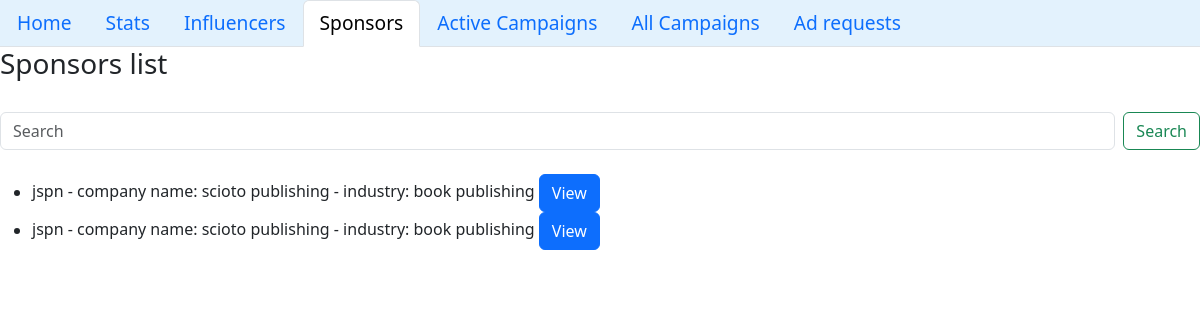
The app's page /dash/1/sponsors, older data.
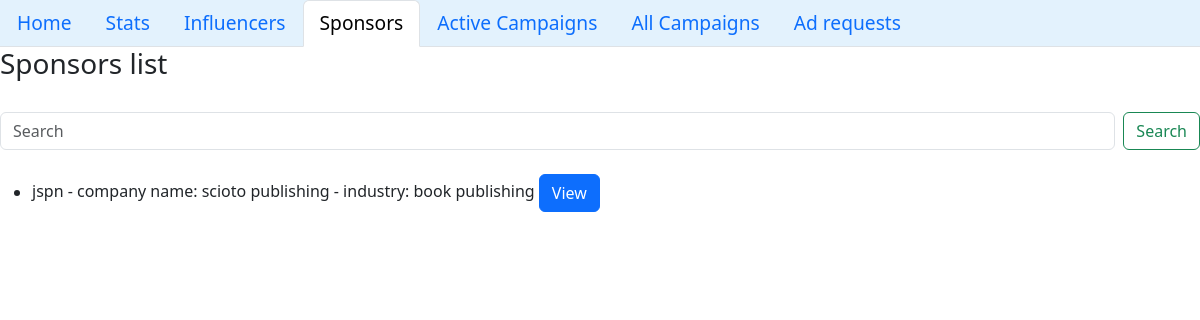
The same page, newer data.
### models.py (models this page shows)
class Sponsor(db.Model):
    __tablename__ = "sponsor_user_info"
    user_id = db.Column(db.Integer, primary_key = True, autoincrement = True)
    user_name = db.Column(db.String, nullable = False)
    email =  db.Column(db.String, nullable = False)
    fname = db.Column(db.String, nullable = False)
    password = db.Column(db.String, nullable = False)
    link =  db.Column(db.String, nullable = False)
    cname =  db.Column(db.Integer, nullable = False)
    industry =  db.Column(db.String, nullable = False)
    sp_requests=db.relationship("Sponsor_Requests",backref="sponsor_user_info")
    campaigns=db.relationship("Campaigns",backref="sponsor_user_info")
    in_requests=db.relationship("Influencer_Requests",backref="sponsor_user_info")

### app.py (the view)
@app.route('/dash/<int:uid>/sponsors')
def admin_sp(uid):
    if request.method == "GET":
        search = request.args.get("search")
        if search:
            print(search)
            content = Sponsor.query.filter(Sponsor.user_name.like(search)).all()
            content += Sponsor.query.filter(Sponsor.fname.like(search)).all()
            content += Sponsor.query.filter(Sponsor.cname.like(search)).all()
            content += Sponsor.query.filter(Sponsor.industry.like(search)).all()
        else:
            content = Sponsor.query.all()
    return render_template('admin_sp.html', content = content, user_id = uid, role = "admin")

### templates/admin_sp.html (shortened to what this page needs)
<!DOCTYPE html>
<html lang="en">
<head>
    <link href="https://cdn.jsdelivr.net/npm/bootstrap@5.3.3/dist/css/bootstrap.min.css" rel="stylesheet">
</head>
<body>
  <nav style="font-size: larger;">
    <ul class="nav nav-tabs sticky-top" style="background-color: #e3f2fd;">
        <li class="nav-item"><a class="nav-link" href="/dash">Home</a></li>
        <li class="nav-item"><a class="nav-link" href="/stats/{{role}}/{{user_id}}">Stats</a></li>
        <li class="nav-item"><a class="nav-link" href="/dash/{{user_id}}/influencers">Influencers</a></li>
        <li class="nav-item"><a class="nav-link active" aria-current="page" href="#">Sponsors</a></li>
        <li class="nav-item"><a class="nav-link" href="/dash/activecampaigns">Active Campaigns</a></li>
        <li class="nav-item"><a class="nav-link" href="/dash/allcampaigns">All Campaigns</a></li>
        <li class="nav-item"><a class="nav-link" href="/dash/{{user_id}}/adrequests">Ad requests</a></li>
    </ul>
  </nav>
    <h3>Sponsors list</h3>
    <br>
    <form class="d-flex" action="/dash/{{user_id}}/sponsors" method="get" role="search">
      <input class="form-control me-2" name="search" type="search" placeholder="Search"
          aria-label="Search">
      <button class="btn btn-outline-success" type="submit">Search</button>
    </form>
    <br>
    <ul>
      {%for row in content%}
      <li>{{row.user_name}} - company name: {{row.cname}} - industry: {{row.industry}}
        <button type="button" class="btn btn-primary" data-bs-toggle="modal" data-bs-target="#modal{{row.user_id}}">
            View
          </button>
      </li>
      {%endfor%}
    </ul>
    </body>
</html>

Row changes from the older to the newer data that the page shows:
removed Sponsor: user_name "jspn", cname "scioto publishing", industry "book publishing"
